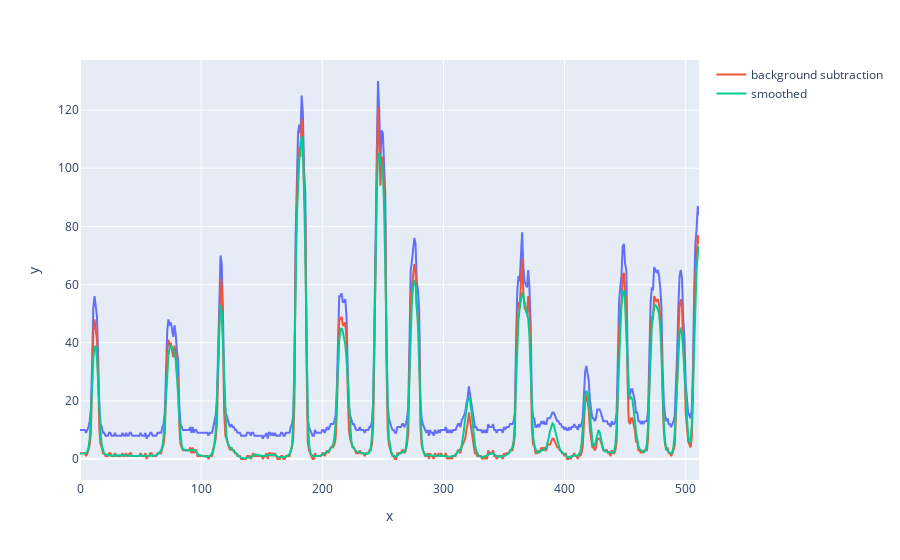

Notebook code for this chart:
### Code cell
fig = px.line(y=easy[310, :])
fig.add_scatter(y=g0[310, :], name="background subtraction")
fig.add_scatter(y=g1[310, :], name="smoothed")

### Figure 1 — Plotly figure (JSON) as saved in the notebook; plotly's stock layout.template omitted (floating-point values rounded to 4 significant figures; data arrays with more than 128 entries replaced by an {"elided": "..."} marker saying what was removed)
{"data": [{"hovertemplate": "x=%{x}<br>y=%{y}<extra></extra>", "legendgroup": "", "line": {"color": "#636efa", "dash": "solid"}, "marker": {"symbol": "circle"}, "mode": "lines", "name": "", "orientation": "v", "showlegend": false, "type": "scatter", "x": {"elided": "512 int values"}, "xaxis": "x", "y": {"elided": "512 int values"}, "yaxis": "y"}, {"name": "background subtraction", "type": "scatter", "y": {"elided": "512 int values"}}, {"name": "smoothed", "type": "scatter", "y": {"elided": "512 float values"}}], "layout": {"legend": {"tracegroupgap": 0}, "margin": {"t": 60}, "xaxis": {"anchor": "y", "domain": [0, 1], "title": {"text": "x"}}, "yaxis": {"anchor": "x", "domain": [0, 1], "title": {"text": "y"}}}}
